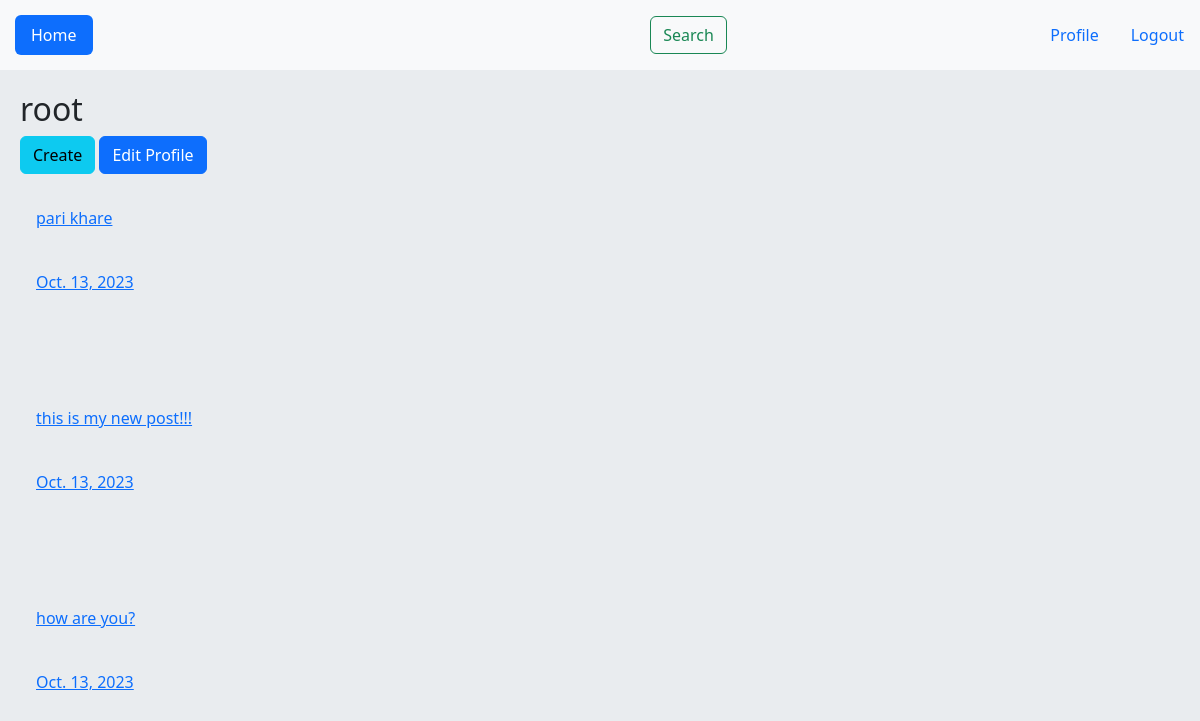
Before: /account/profile/1/ (signed in) with the older database file.
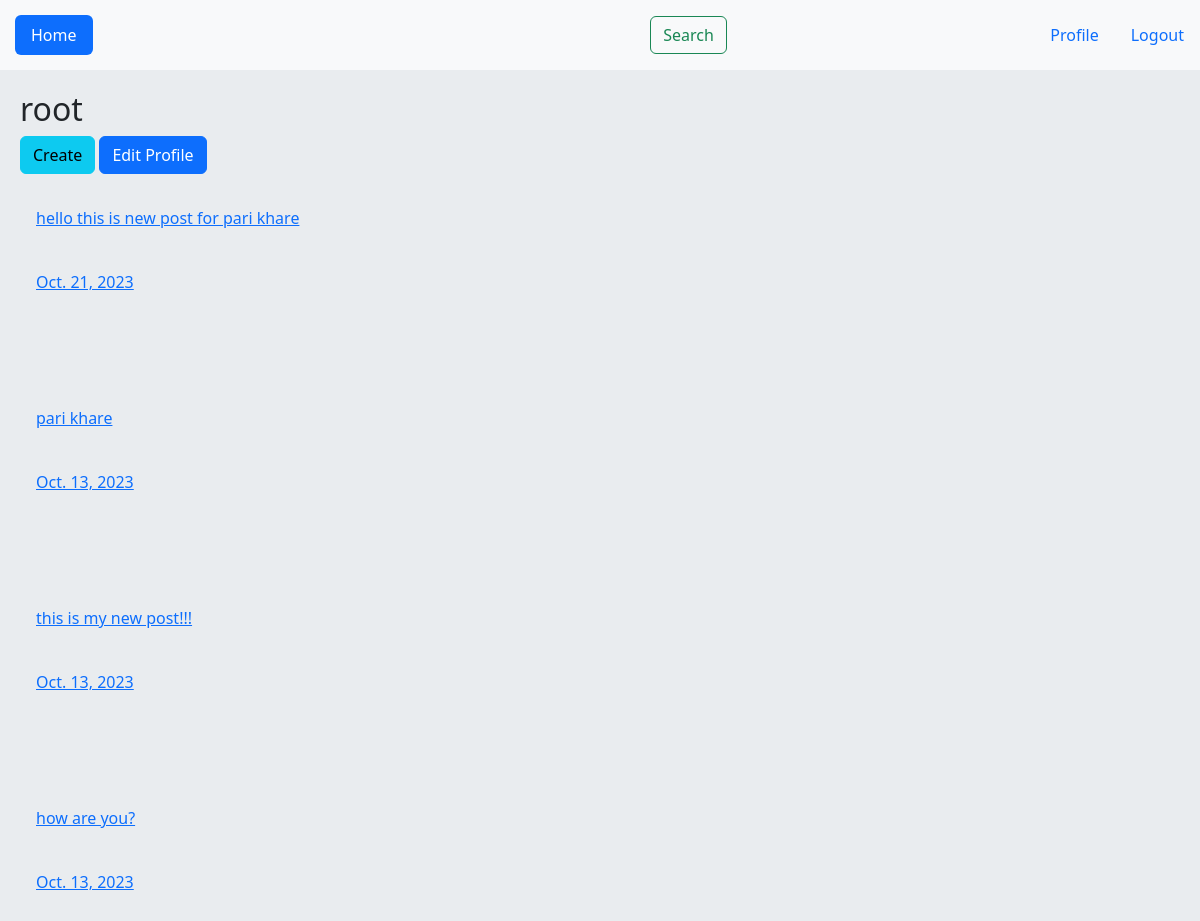
After: the same page with the newer database file.
### account/models.py (models this page shows, shortened)
class Post(models.Model):
    user = models.ForeignKey(User, on_delete=models.CASCADE, related_name='posts')
    body = models.TextField()
    slug = models.SlugField()
    created = models.DateTimeField(auto_now_add=True)
    updated = models.DateTimeField(auto_now=True)
    class Meta:
        ordering = ['-created']
    def get_absolute_url(self):
        return reverse('home:post_detail', args=(self.id, self.slug))

### account/views.py (the view)
# urls.py: path('profile/<int:user_id>/',views.UserProfileView.as_view(), name='profile'),
class UserProfileView(LoginRequiredMixin, View):
    def get(self, request, user_id):
        is_follow = False
        user = get_object_or_404(User, pk=user_id)
        relation = Relation.objects.filter(from_user=request.user, to_user=user)
        if relation.exists():
            is_follow = True
        posts = user.posts.all()
        return render(request, 'account/profile.html', {'user': user, 'posts': posts, 'is_follow': is_follow})

### account/templates/account/profile.html (shortened to what this page needs)
{% extends 'base.html' %}
{% block body %}
    <h2>{{ user.username }}</h2>
    {% if request.user.id == user.id %}
        <a class="btn btn-info" href="{% url 'home:post_create' %}">Create</a>
        <a class="btn btn-primary" href="{% url 'account:edit_profile' %}">Edit Profile</a>
    {% endif %}
    {% for post in posts %}
        <div class="content-box">
            <div class="box-post1">
                <a href="{{ post.get_absolute_url }}"><p class="post">{{ post.body|truncatewords:8 }}</p></a>
                <br>
                <a href=""><p class="root">{{ post.updated.date }}</p></a>
            </div>
        </div>
    {% endfor %}
{% endblock %}

Changed rows visible on the page:
added Post: body "hello this is new post for pari khare", updated "Oct. 21, 2023"
